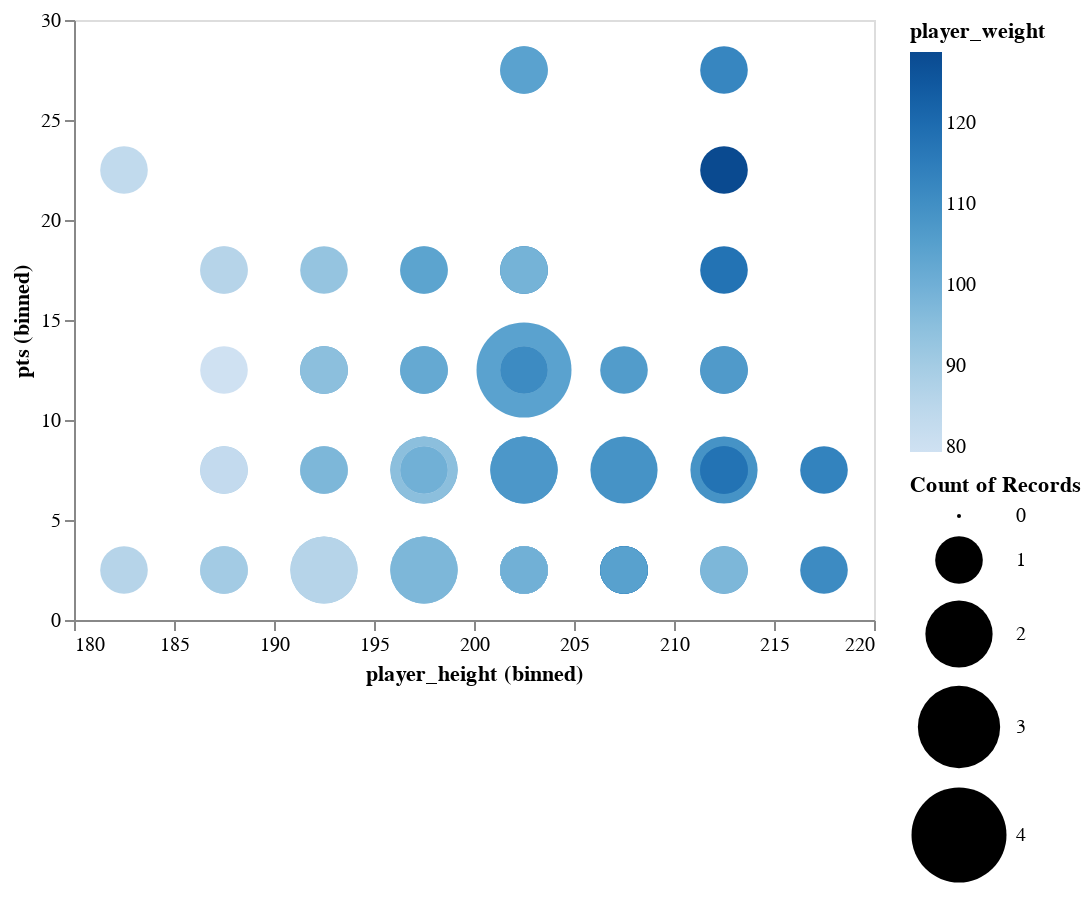

Here is the notebook cell this chart was saved with:
### Code cell
# Visualization 3
alt.Chart(newData).mark_circle().encode(
    alt.X("player_height:Q", bin=True),
    alt.Y("pts:Q", bin=True),
    size ="count()",
    color = "player_weight"
).interactive()
